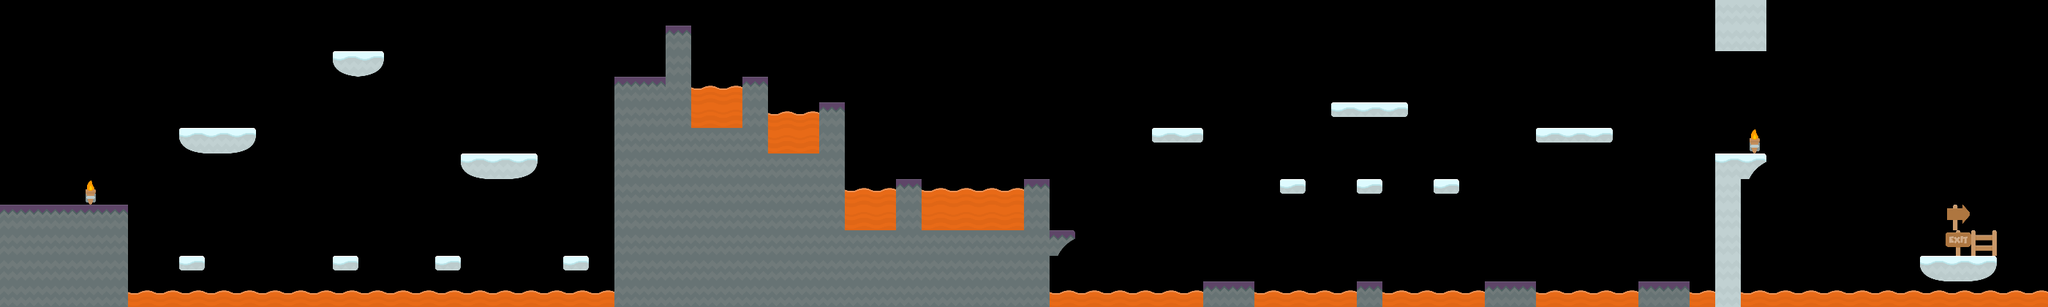

Rendered tile map (Tiled .tmx) drawn with the repository's tilesets; below, a short description and the map source with its tile grids summarised:
An orthogonal 80x12 tile map with 35x35 px tiles, 1 tile layer (Tile Layer 1), 1 hidden layer not drawn.

<map version="1.0" orientation="orthogonal" renderorder="right-down" width="80" height="12" tilewidth="35" tileheight="35" nextobjectid="1">
 <tileset firstgid="1" name="tileset" tilewidth="35" tileheight="35" spacing="1" margin="1" tilecount="84" columns="14">
  <image source="tileset_1.png" width="505" height="217" />
 </tileset>
 <layer name="Tile Layer 1" width="80" height="12">
  <data>[960 cells, 240 non-empty, 18 distinct tile ids]</data>
 </layer>
 <layer name="Colliders" width="80" height="12" visible="0">
  <properties>
   <property name="collider_layer" type="bool" value="true" />
  </properties>
  <data>[960 cells, 158 non-empty, 4 distinct tile ids]</data>
 </layer>
</map>